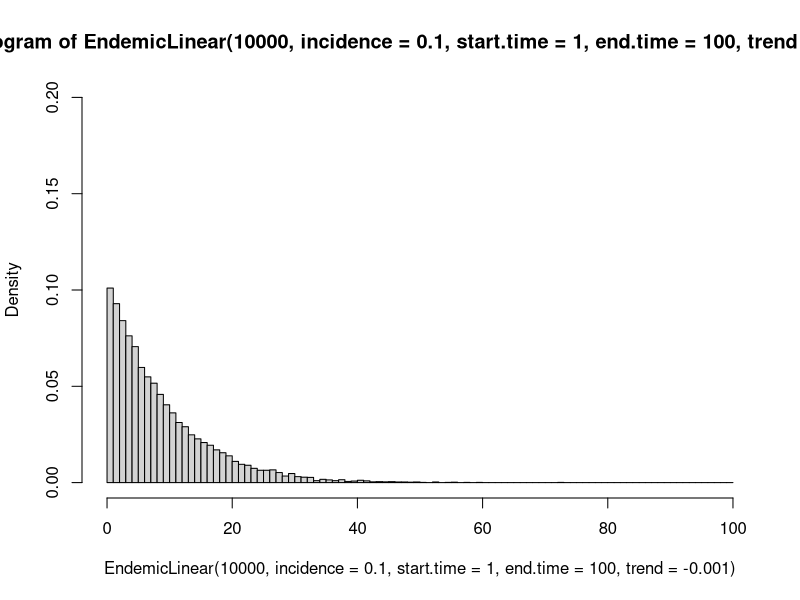
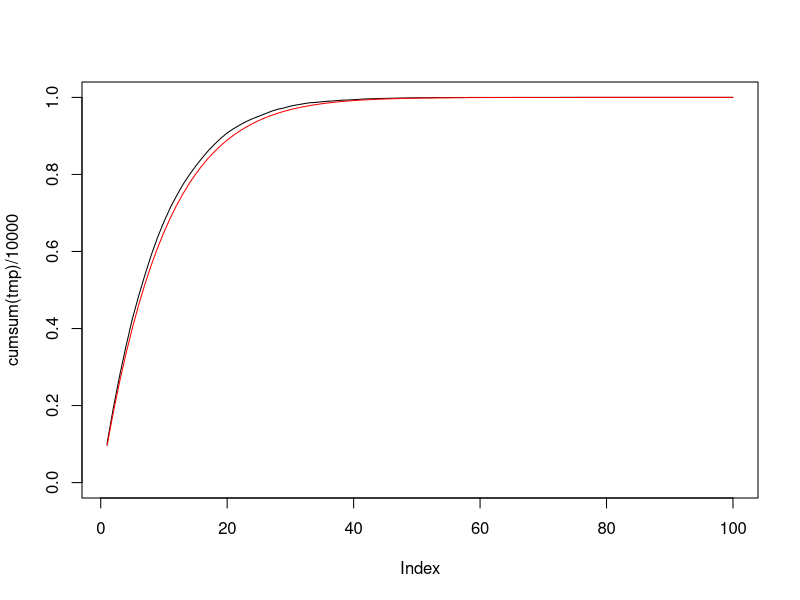

Here is the R script that generated these plots, in order:
EndemicConstant<-(function(){function(n.infections,incidence,start.time,end.time,...){
  duration=abs(end.time-start.time)
  latest.infection<-rep(NA,n.infections)
  for(i in duration:1){
    latest.infection[sample(1:n.infections,round(n.infections*incidence))]<-i
  }
  return(latest.infection)
}})()



EndemicLinear<-(function(){function(n.infections,incidence,start.time,end.time,trend,...){
  duration=abs(end.time-start.time)
  latest.infection<-rep(NA,n.infections)
  incidence.per.time<- -(1:duration)*trend+incidence
  for(i in seq(duration,1)){
    latest.infection[sample(1:n.infections,round(n.infections*incidence.per.time[i]))]<-i
  }
  return(latest.infection)
}})()


### Demonstration that for Endemiclinear, P(t<T)=exp(a+trend*T/2)
tmp<-hist(EndemicLinear(10000,incidence=0.1,start.time=1,end.time=100,trend=-0.001),
          breaks=0:100,freq=FALSE,ylim=c(0,0.20))$counts
plot(cumsum(tmp)/10000,ylim=c(0,1),type="l")
lines(pexp(1:100,0.1+(1:100*0.001)/2),col="red")


EpidemicExp<-(function(){function(n.infections,start.time=0,end.time,trend=4){
  duration<-end.time-start.time
  scale.factor<-duration
  dist.unif<-runif(n.infections,0,1)
  dist.exp<-log((exp(trend)-1)*(dist.unif-1/(1-exp(trend))))/trend
  dist.exp<-dist.exp*scale.factor+start.time
  return(dist.exp)
}})()



EpidemicLognorm<-(function(){function(n.infections,end.time,peak.time,sd,...){
  infection.times<-rlnorm(n.infections,meanlog=log(end.time-peak.time),sdlog=log(sd))
  infection.times<-end.time-infection.times
  #infection.times<-exp(infection.times.log)
  return(infection.times)
}})()
